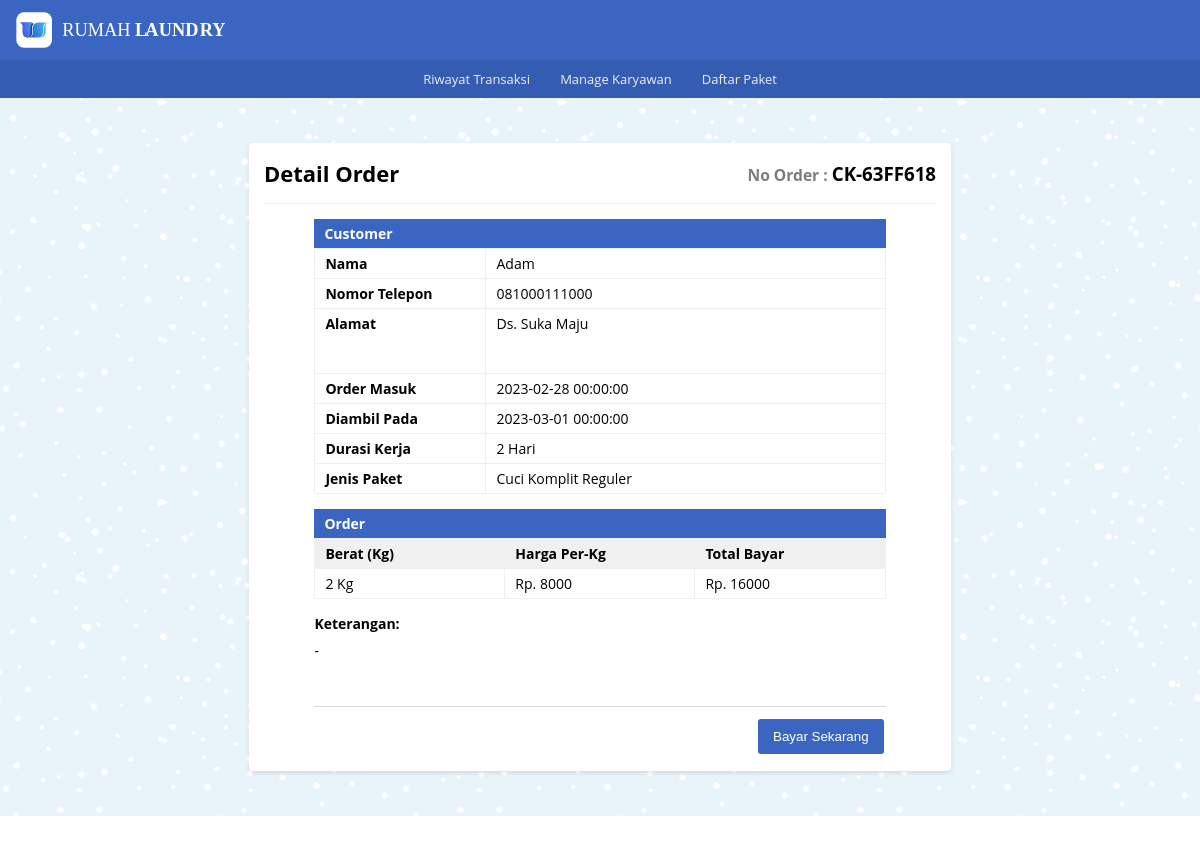
The app's page /detail_order/detail_ck/detail_order_ck.php?or_ck_number=CK-63FF618 with its own data.
### tables this page shows
CREATE TABLE `tb_order_ck` (
  `id_order_ck` int(11) NOT NULL,
  `or_ck_number` varchar(10) DEFAULT NULL,
  `nama_pel_ck` varchar(100) NOT NULL,
  `no_telp_ck` char(13) NOT NULL,
  `alamat_ck` text NOT NULL,
  `jenis_paket_ck` varchar(100) NOT NULL,
  `wkt_krj_ck` varchar(30) DEFAULT NULL,
  `berat_qty_ck` int(11) NOT NULL,
  `harga_perkilo` int(11) DEFAULT NULL,
  `tgl_masuk_ck` datetime NOT NULL,
  `tgl_keluar_ck` datetime NOT NULL,
  `tot_bayar` double DEFAULT NULL,
  `keterangan_ck` text NOT NULL
);

### _functions.php (called while the page is built, shortened)
<?php
$host	= 'localhost';
$user = 'root';
$pass	= '';
$db	= 'laundry_app';
$koneksi = mysqli_connect($host, $user, $pass, $db);
function query($query)
{
	global $koneksi;
	$result = mysqli_query($koneksi, $query);
	$rows = [];
	while ($row = mysqli_fetch_assoc($result)) {
		$rows[] = $row;
	}
	return $rows;
}

### detail_order/detail_ck/detail_order_ck.php (the view, shortened to what this page needs)
<?php
   require_once('../../_header.php');
   $no_ck = $_GET['or_ck_number'];
   $data = query("SELECT * FROM tb_order_ck WHERE or_ck_number = '$no_ck'")[0];
?>
   <div id="detail_or_ck" class="main-content">
      <div class="container">
         <div class="baris">
            <div class="col mt-2">
               <div class="card-md">
                  <div class="card-title card-flex">
                     <div class="card-col">
                        <h2>Detail Order</h2>
                     </div>
                     <div class="card-col txt-right">
                        <h3 class="no-order"><small>No Order : </small><?= $data['or_ck_number']?></h3>
                     </div>
                  </div>
                  <div class="card-body">
                     <form action="" method="post">
                        <div class="jdl-or">
                           <h4>Customer</h4>
                        </div>
                        <table class="tb-detail_customer">
                           <tr>
                              <th>Nama</th>
                              <td><input type="text" name="nama_pel_ck" disabled value="<?=$data['nama_pel_ck']?>"></td>
                           </tr>
                           <tr>
                              <th>Nomor Telepon</th>
                              <td><input type="text" name="no_telp_ck" disabled value="<?=$data['no_telp_ck']?>"></td>
                           </tr>
                           <tr>
                              <th>Alamat</th>
                              <td>
                                 <textarea name="alamat_ck" disabled class="txt-area">
                                    <?=$data['alamat_ck']?>
                                 </textarea>
                              </td>
                           </tr>
                           <tr>
                              <th>Order Masuk</th>
                              <td><input type="text" name="tgl_masuk_ck" disabled value="<?=$data['tgl_masuk_ck']?>"></td>
                           </tr>
                           <tr>
                              <th>Diambil Pada</th>
                              <td><input type="text" name="tgl_keluar_ck" disabled value="<?=$data['tgl_keluar_ck']?>"></td>
                           </tr>
                           <tr>
                              <th>Durasi Kerja</th>
                              <td><input type="text" name="wkt_krj_ck" disabled value="<?=$data['wkt_krj_ck']?>"></td>
                           </tr>
                           <tr>
                              <th>Jenis Paket</th>
                              <td><input type="text" name="jenis_paket_ck" disabled value="<?=$data['jenis_paket_ck']?>"></td>
                           </tr>
                        </table>
                        <div class="jdl-or">
                           <h4>Order</h4>
                        </div>
                        <table class="tb-detail_order">
                           <tr>
                              <th>Berat (Kg)</th>
                              <th>Harga Per-Kg</th>
                              <th>Total Bayar</th>
                           </tr>
                           <tr>
                              <td><input type="text" name="berat_qty_ck" disabled value="<?=$data['berat_qty_ck'] . ' Kg'?>"></td>
                              <td><input type="text" name="harga_perkilo" disabled value="<?= 'Rp. ' . $data['harga_perkilo']?>"></td>
                              <td><input type="text" name="tot_bayar" disabled value="<?= 'Rp. ' . $data['tot_bayar']?>"></td>
                           </tr>
                        </table>
                        <div class="details">
                           <h4 class="mb-01">Keterangan:</h4>
                           <p class="lead">
                              <textarea name="keterangan_ck" disabled class="txt-area">
                                 <?=$data['keterangan_ck']?>
                              </textarea>
                           </p>
                        </div>
                        <div class="form-footer_detail">
                           <div class="buttons">
                              <button type="submit" name="bayar_ck" class="btn-sm bg-primary">Bayar Sekarang</button>
                           </div>
                        </div>
                     </form>
                  </div>
               </div>
            </div>
         </div>
      </div>
   </div>
<?php require_once('../../_footer.php') ?>

### _assets/css/style.css (style rules this page uses)
* { margin: 0; padding: 0; box-sizing: border-box; }
html,body { width: 100%; max-width: 100%; position: relative; font-family: 'Open sans', sans-serif; display: flex; flex-direction: column; background-image: url(../img/blue-snow.png); overflow-x: hidden; }
.txt-right { text-align: right; }
.lead { line-height: 25px; }
.mt-2 { margin-top: 30px }
.mb-01 { margin-bottom: 8px }
h2 { font-size: 22px; }
.main-content { display: flex; flex-direction: column; }
.container { display: flex; flex-direction: column; width: 1080px; max-width: 100%; margin: auto; padding: 0 15px; min-height: 20px; }
.baris { position: relative; margin: 0 -15px; display: flex; flex-direction: row; flex-wrap: wrap; }
.bg-primary { border: 2px solid #3a66c1; color: #ffffff; background-color: #3a66c1; }
.col { flex: 1; }
.no-order small { color: #7d7d7d; }
.card-md { background-color: #fff; width: 65%; margin: 15px auto; padding: 15px; border-radius: 4px; box-shadow: 0 2px 4px rgba(0,0,0,0.10); }
.card-body { position: relative; }
.card-title { padding-bottom: 15px; margin-bottom: 15px; border-bottom: 1px solid #eeeeee; }
.card-flex { display: flex; flex-direction: row; align-items: center; justify-content: space-between; }
.card-col { flex: 1; }
.card-md .card-body table.tb-detail_customer, .card-md .card-body table.tb-detail_order { width: 85%; position: relative; margin: 0 auto; border-collapse: collapse; text-align: left; }
.card-md .card-body .jdl-or { width: 85%; font-size: 14px; padding: 5px 10px; margin: 0 auto; color: #fff; background-color: #3a66c1; }
.card-md .card-body .details { width: 85%; margin: 15px auto 0; font-size: 14px; }
table.tb-detail_customer tr th { width: 30%; }
table.tb-detail_customer tr td { width: 70%; }
table.tb-detail_customer tr th, table.tb-detail_customer tr td, table.tb-detail_order tr th, table.tb-detail_order tr td { vertical-align: top; padding: 5px 10px; font-size: 14px; border: 1px solid #f0f0f0; }
table.tb-detail_order tr th { background-color: #f0f0f0; }
table.tb-detail_order tr th, table.tb-detail_order tr td { text-align: left; }
table.tb-detail_customer tr td input, table.tb-detail_customer tr td .txt-area, table.tb-detail_order tr td input, .details p.lead .txt-area { width: 100%; font-family: 'Open sans', sans-serif; font-size: 14px; border: 0; background-color: transparent; color: #000; }
.txt-area { padding: 0 !important; margin: 0 !important; min-height: 50px; resize: none; overflow-y: auto; outline: none; white-space: normal; }
.form-footer .buttons, .form-footer_detail .buttons { text-align: right; width: 50%; margin-left: auto; }
.form-footer_detail { width: 85%; margin: 8px auto 0; border-top: 1px solid #dddddd; padding-top: 10px; display: flex; }
.btn-sm { display: inline-block; text-decoration: none; padding: 10px 15px; margin: 2px; border-radius: 3px; cursor: pointer; border: 0; }

### records on screen
tb_order_ck: or_ck_number "CK-63FF618", nama_pel_ck "Adam", no_telp_ck "081000111000", alamat_ck "Ds. Suka Maju", tgl_masuk_ck "2023-02-28 00:00:00", tgl_keluar_ck "2023-03-01 00:00:00", wkt_krj_ck "2 Hari", jenis_paket_ck "Cuci Komplit Reguler", berat_qty_ck "2 Kg", harga_perkilo "Rp. 8000", tot_bayar "Rp. 16000", keterangan_ck "-"
